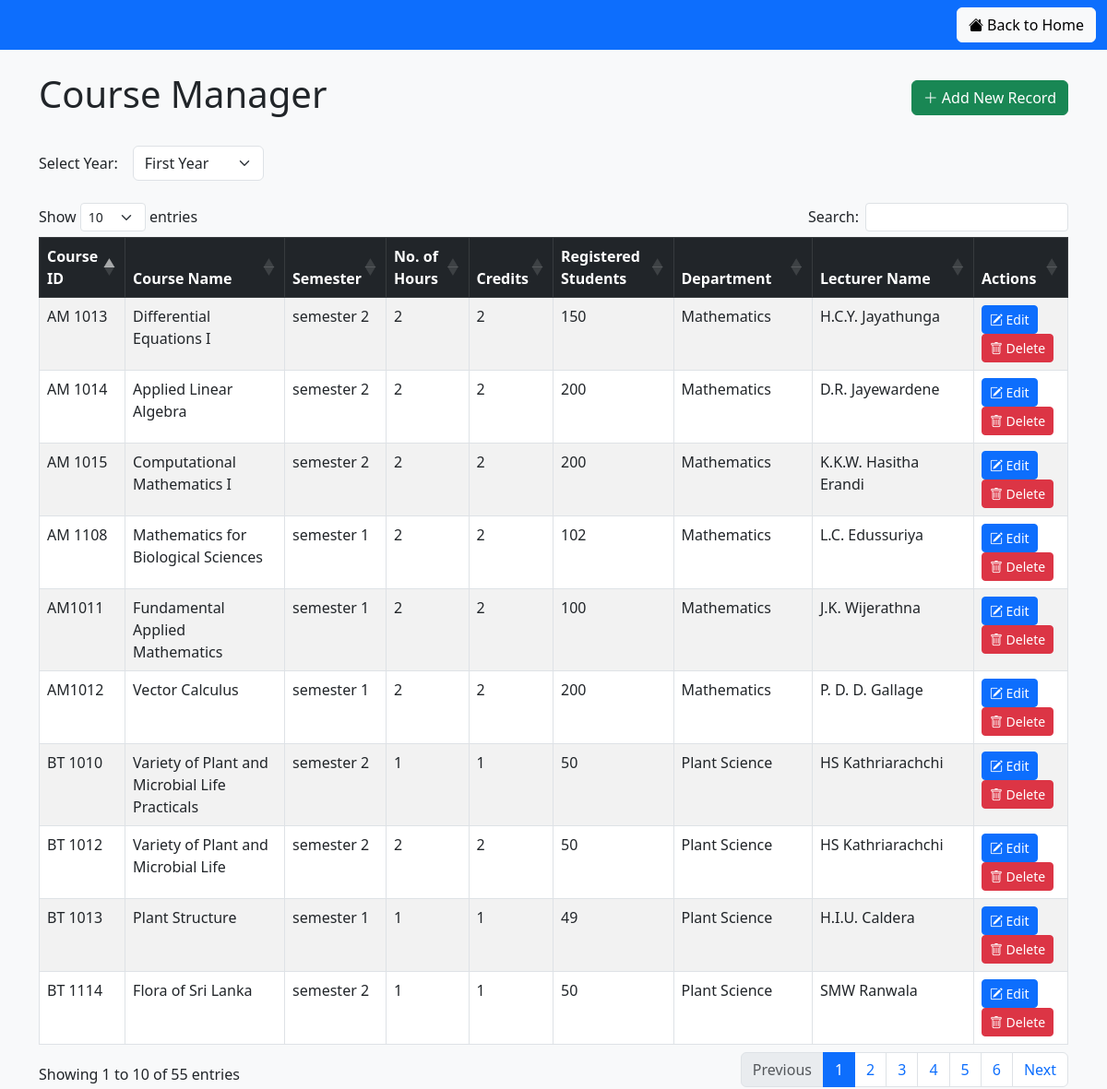
Page /update_table.php on the committed database.
### tables this page shows
CREATE TABLE `first_year` (
  `id` int(11) NOT NULL,
  `course_id` varchar(255) NOT NULL,
  `course_name` varchar(50) NOT NULL,
  `semester` enum('semester 1','semester 2') NOT NULL,
  `no_of_hours` int(1) NOT NULL,
  `credits` int(11) DEFAULT NULL,
  `registered_students` int(10) NOT NULL,
  `department` varchar(50) NOT NULL,
  `Lecturer_name` varchar(50) DEFAULT NULL
);

### update_table.php (the view, shortened to what this page needs)
<?php
include 'db.php';
$category = $_POST['category'] ?? $_GET['category'] ?? 'first_year';
$sql = "SELECT course_id, course_name, semester, no_of_hours, credits, registered_students, department, lecturer_name FROM $category";
$result = $conn->query($sql);
?>
<!DOCTYPE html>
<html lang="en">
<head>
    <link href="https://cdn.jsdelivr.net/npm/bootstrap@5.3.0/dist/css/bootstrap.min.css" rel="stylesheet">
    <link rel="stylesheet" href="https://cdn.jsdelivr.net/npm/bootstrap-icons@1.10.5/font/bootstrap-icons.css">
    <link rel="stylesheet" href="https://cdn.datatables.net/1.13.5/css/dataTables.bootstrap5.min.css">
    <link rel="stylesheet" href="https://cdn.jsdelivr.net/npm/sweetalert2@11.7.12/dist/sweetalert2.min.css">
</head>
<body>
    <nav class="navbar navbar-expand-lg navbar-dark bg-primary mb-4">
        <div class="container-fluid">
            <div class="collapse navbar-collapse justify-content-end" id="navbarNav">
                <a href="main_table.php" class="btn btn-light">
                    <i class="bi bi-house-fill"></i> Back to Home
                </a>
            </div>
        </div>
    </nav>
    <div class="container">
        <div class="d-flex justify-content-between align-items-center mb-4">
            <h1>Course Manager</h1>
            <button class="btn btn-success" data-bs-toggle="modal" data-bs-target="#addRecordModal">
                <i class="bi bi-plus-lg"></i> Add New Record
            </button>
        </div>
        <div class="mb-4">
            <form method="POST" action="<?php echo $_SERVER['PHP_SELF']; ?>" class="row g-3 align-items-center">
                <div class="col-auto">
                    <label for="category" class="col-form-label">Select Year:</label>
                </div>
                <div class="col-auto">
                    <select id="category" name="category" class="form-select" onchange="this.form.submit()">
                        <option value="first_year" <?php if ($category == 'first_year') echo 'selected'; ?>>First Year</option>
                    </select>
                </div>
            </form>
        </div>
        <table id="coursesTable" class="table table-striped table-bordered">
            <thead class="table-dark">
                <tr>
                    <th>Course ID</th>
                    <th>Course Name</th>
                    <th>Semester</th>
                    <th>No. of Hours</th>
                    <th>Credits</th>
                    <th>Registered Students</th>
                    <th>Department</th>
                    <th>Lecturer Name</th>
                    <th>Actions</th>
                </tr>
            </thead>
            <tbody>
                <?php if ($result && $result->num_rows > 0): ?>
                    <?php while ($row = $result->fetch_assoc()): ?>
                        <tr>
                            <td><?php echo htmlspecialchars($row['course_id']); ?></td>
                            <td><?php echo htmlspecialchars($row['course_name']); ?></td>
                            <td><?php echo htmlspecialchars($row['semester']); ?></td>
                            <td><?php echo htmlspecialchars($row['no_of_hours']); ?></td>
                            <td><?php echo htmlspecialchars($row['credits']); ?></td>
                            <td><?php echo htmlspecialchars($row['registered_students']); ?></td>
                            <td><?php echo htmlspecialchars($row['department']); ?></td>
                            <td><?php echo htmlspecialchars($row['lecturer_name']); ?></td>
                            <td>
                                <button class="btn btn-sm btn-primary edit-btn"
                                    data-bs-toggle="modal"
                                    data-bs-target="#editRecordModal"
                                    data-course_id="<?php echo htmlspecialchars($row['course_id']); ?>"
                                    data-course_name="<?php echo htmlspecialchars($row['course_name']); ?>"
                                    data-semester="<?php echo htmlspecialchars($row['semester']); ?>"
                                    data-no_of_hours="<?php echo htmlspecialchars($row['no_of_hours']); ?>"
                                    data-credits="<?php echo htmlspecialchars($row['credits']); ?>"
                                    data-registered_students="<?php echo htmlspecialchars($row['registered_students']); ?>"
                                    data-department="<?php echo htmlspecialchars($row['department']); ?>"
                                    data-lecturer_name="<?php echo htmlspecialchars($row['lecturer_name']); ?>">
                                    <i class="bi bi-pencil-square"></i> Edit
                                </button>
                                <button class="btn btn-sm btn-danger delete-btn"
                                    data-course_id="<?php echo htmlspecialchars($row['course_id']); ?>"
                                    data-course_name="<?php echo htmlspecialchars($row['course_name']); ?>">
                                    <i class="bi bi-trash"></i> Delete
                                </button>
                            </td>
                        </tr>
                    <?php endwhile; ?>
                <?php endif; ?>
            </tbody>
        </table>
    </div>
</body>
</html>

### update_table.php (style rules this page uses)
body { background-color: #f8f9fa; }

### rows in the picture
first_year: course "AM1011", course_name "Fundamental Applied Mathematics", semester "semester 1", no_of_hours "2", credits "2", registered_students "100", department "Mathematics", Lecturer_name "J.K. Wijerathna"
first_year: course "AM1012", course_name "Vector Calculus", semester "semester 1", no_of_hours "2", credits "2", registered_students "200", department "Mathematics", Lecturer_name "P. D. D. Gallage"
first_year: course "AM 1108", course_name "Mathematics for Biological Sciences", semester "semester 1", no_of_hours "2", credits "2", registered_students "102", department "Mathematics", Lecturer_name "L.C. Edussuriya"
first_year: course "BT 1013", course_name "Plant Structure", semester "semester 1", no_of_hours "1", credits "1", registered_students "49", department "Plant Science", Lecturer_name "H.I.U. Caldera"
first_year: course "AM 1013", course_name "Differential Equations I", semester "semester 2", no_of_hours "2", credits "2", registered_students "150", department "Mathematics", Lecturer_name "H.C.Y. Jayathunga"
first_year: course "AM 1014", course_name "Applied Linear Algebra", semester "semester 2", no_of_hours "2", credits "2", registered_students "200", department "Mathematics", Lecturer_name "D.R. Jayewardene"
first_year: course "AM 1015", course_name "Computational Mathematics I", semester "semester 2", no_of_hours "2", credits "2", registered_students "200", department "Mathematics", Lecturer_name "K.K.W. Hasitha Erandi"
first_year: course "BT 1012", course_name "Variety of Plant and Microbial Life", semester "semester 2", no_of_hours "2", credits "2", registered_students "50", department "Plant Science", Lecturer_name "HS Kathriarachchi"
first_year: course "BT 1010", course_name "Variety of Plant and Microbial Life Practicals", semester "semester 2", no_of_hours "1", credits "1", registered_students "50", department "Plant Science", Lecturer_name "HS Kathriarachchi"
first_year: course "BT 1114", course_name "Flora of Sri Lanka", semester "semester 2", no_of_hours "1", credits "1", registered_students "50", department "Plant Science", Lecturer_name "SMW Ranwala"
